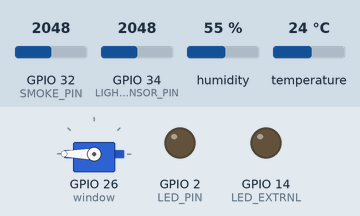
This sketch was run on a simulated ESP32. On the bench: servo, output pins drawn as LEDs (lit = HIGH). The inputs (shaded band) are chosen by the test bench; at power-on: temperature 24 °C, GPIO 34 (LIGHT_SENSOR_PIN) = 2048, GPIO 32 (SMOKE_PIN) = 2048, humidity 55 %. WiFi joins after 1.5 s; servers stay silent unless stated; network time is answered at once with the bench clock; the local clock reads 2024-03-15 10:24:30 at power-on unless the sketch sets it; storage starts empty; what the sketch prints to the serial monitor is not drawn.

Above: at 2.7 s.
2.8 s: temperature set to 26 °C
At 13.5 s:
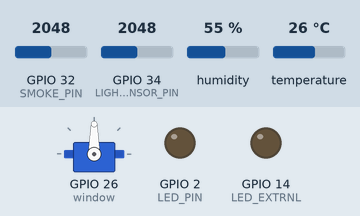
14.1 s: GPIO 34 (LIGHT_SENSOR_PIN) set to 2563
18.9 s: GPIO 34 (LIGHT_SENSOR_PIN) set to 2637
At 23.6 s:
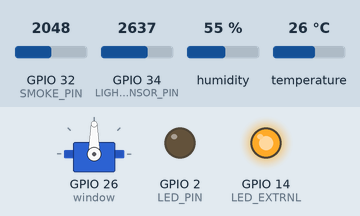
24.2 s: temperature set to 12 °C
At 33.8 s:
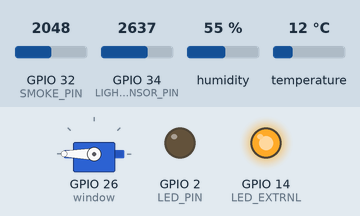
34.3 s: temperature set to 28 °C
At 43.8 s:
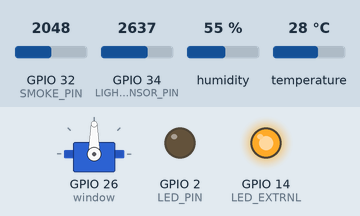
44.3 s: temperature set to 19 °C
At 53.9 s:
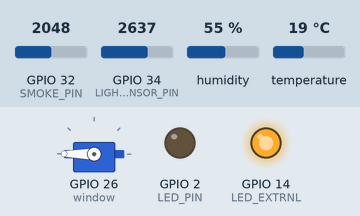
Timing chart, 0 to 55.4 s (numbered marks = the images above; inputs shaded):
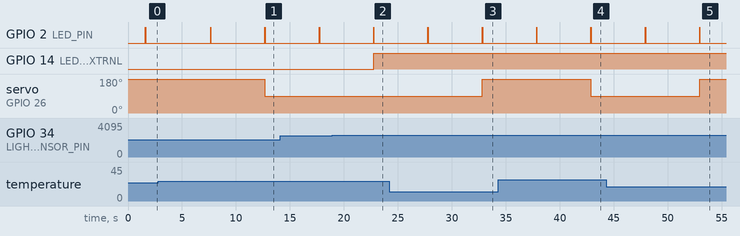

Measured:
- the behaviour switches between 24 and 25 °C on temperature (found by bisection; images 0 and 1)
- the behaviour switches between 2599 and 2600 on GPIO 34 (LIGHT_SENSOR_PIN) (found by bisection; images 1 and 2)
- after the input at 2.8 s, servo on GPIO 26 (window): 180° → 90° after 9.9 s
- after the input at 18.9 s, GPIO 14 (LED_EXTRNL): LOW → HIGH after 3.8 s
- after the input at 24.2 s, servo on GPIO 26 (window): 90° → 180° after 8.6 s
- after the input at 34.3 s, servo on GPIO 26 (window): 180° → 90° after 8.6 s
- after the input at 44.3 s, servo on GPIO 26 (window): 90° → 180° after 8.6 s
- by itself, GPIO 2 (LED_PIN): alternates HIGH for 0.03 s and LOW for 5.0 s

The sketch:

project.ino
```cpp
////includes
#include <WiFi.h>
#include <ESP_Mail_Client.h>
#include <NTPClient.h>
#include "ESPAsyncWebServer.h"
#include "DHT.h"
#include "FS.h"
#include "SD.h"
#include <SPI.h>
#include <Adafruit_Sensor.h>
#include <ESP32Servo.h>
////defines
#define DHTTYPE DHT11 // DHT 11
#define SD_CS 5
#define LED_PIN 2
#define LED_EXTRNL 14
#define LIGHT_SENSOR_PIN 34
#define SMOKE_PIN 32
#define warning_PIN 25
uint8_t DHTPin = 4;


#define SMTP_HOST "smtp.gmail.com"
#define SMTP_PORT 465
#define AUTHOR_EMAIL "******@gmail.com"
#define AUTHOR_PASSWORD "**** **** **** ****"
#define RECIPIENT_EMAIL "******@gmail.com"

float Temperature;
float Humidity;
String formattedDate;
String dayStamp;
String timeStamp;
bool warning = true;
bool threshould = true;
// Replace with your network credentials
const char* ssid = "ssid";
const char* password = "passowrd";
//////////////
// Functions declearation
void sd_reading_setup();
void Read_TempHum();
void logSDCard();
void getTimeStamp();
void writeFile(fs::FS &fs, const char * path, const char * message);
void appendFile(fs::FS &fs, const char * path, const char * message);
String processor(const String& var);
String readDHTTemperature();
String readDHTHumidity();
void web_server_setup();
void warning_mail();
void smtpCallback(SMTP_Status status);
//////////////////
AsyncWebServer server(80);
String dataMessage;
// Define NTP Client to get time
WiFiUDP ntpUDP;
NTPClient timeClient(ntpUDP);

Servo window;
SMTPSession smtp;
DHT dht(DHTPin, DHTTYPE);


// WebPage (HTML , CSS & JS)
const char index_html[] PROGMEM = R"rawliteral(
<!DOCTYPE HTML><html>
<head>
  <meta name="viewport" content="width=device-width, initial-scale=1">
  <link rel="stylesheet" href="https://use.fontawesome.com/releases/v5.7.2/css/all.css" integrity="sha384-fnmOCqbTlWIlj8LyTjo7mOUStjsKC4pOpQbqyi7RrhN7udi9RwhKkMHpvLbHG9Sr" crossorigin="anonymous">
  <style>
    html {
      font-family: Arial;
      display: inline-block;
      margin: 0px auto;
      text-align: center;
    }
    h2 { font-size: 3.0rem; }
    p { font-size: 3.0rem; }
    .units { font-size: 1.2rem; }
    .dht-labels{
      font-size: 1.5rem;
      vertical-align: middle;
      padding-bottom: 15px;
    }
    .alert {
      color: white;
      background-color: red;
      padding: 10px;
      font-size: 1.5rem;
      display: none;
      margin-top: 20px;
    }
  </style>
</head>
<body>
  <h2 style="color: rgb(55, 129, 189);"><span style="color: rgb(194, 70, 138);">Flona</span> 1.0.3 Server</h2>
  <p>
    <i class="fas fa-thermometer-half" style="color:#059e8a;"></i>
    <span class="dht-labels">Temperature: </span>
    <span id="temperature">%TEMPERATURE%</span>
    <sup class="units">&deg;C</sup>
  </p>
  <p>
    <i class="fas fa-tint" style="color:#00add6;"></i>
    <span class="dht-labels">Humidity: </span>
    <span id="humidity">%HUMIDITY%</span>
    <sup class="units">&percnt;</sup>
  </p>
  <div class="alert" id="alert">
    WARNING: Critical Alert Detected (Fiire)!
  </div>
  <div class="alert" id="hot-alert">
    WARNING: The weather is too hot!
  </div>
</body>
<script>
setInterval(function () {
  var xhttp = new XMLHttpRequest();
  xhttp.onreadystatechange = function() {
    if (this.readyState == 4 && this.status == 200) {
      document.getElementById("temperature").innerHTML = this.responseText;
    }
  };
  xhttp.open("GET", "/temperature", true);
  xhttp.send();
}, 10000);

setInterval(function () {
  var xhttp = new XMLHttpRequest();
  xhttp.onreadystatechange = function() {
    if (this.readyState == 4 && this.status == 200) {
      document.getElementById("humidity").innerHTML = this.responseText;
    }
  };
  xhttp.open("GET", "/humidity", true);
  xhttp.send();
}, 10000);

setInterval(function () {
  var xhttp = new XMLHttpRequest();
  xhttp.onreadystatechange = function() {
    if (this.readyState == 4 && this.status == 200) {
      let warningState = this.responseText;
      if (warningState === "false") {
        document.getElementById("alert").style.display = "block";
      } else {
        document.getElementById("alert").style.display = "none";
      }
    }
  };
  xhttp.open("GET", "/warning", true);
  xhttp.send();
}, 2000);

setInterval(function () {
  var xhttp = new XMLHttpRequest();
  xhttp.onreadystatechange = function() {
    if (this.readyState == 4 && this.status == 200) {
      let threshouldState = this.responseText;
      if (threshouldState === "false") {
        document.getElementById("hot-alert").style.display = "block";
      } else {
        document.getElementById("hot-alert").style.display = "none";
      }
    }
  };
  xhttp.open("GET", "/threshould", true);
  xhttp.send();
}, 2000);
</script>
</html>)rawliteral";


void setup() {
///////////////////////
// Serial & pinModes
  Serial.begin(115200);
  pinMode(LED_PIN, OUTPUT);
  pinMode(DHTPin, INPUT);
  pinMode(LIGHT_SENSOR_PIN,INPUT);
  pinMode(SMOKE_PIN,INPUT);
  // pinMode(warning_PIN,INPUT);
  pinMode(LED_EXTRNL,OUTPUT);
/////////////////////////////////
  dht.begin();
  sd_reading_setup();
  web_server_setup();
  // Servo
  window.attach(26);
  window.write(180);

}
void loop() {

  digitalWrite(LED_PIN, HIGH);

  Read_TempHum();
  getTimeStamp();
  logSDCard();
  digitalWrite(LED_PIN, LOW);


  delay(5000); //Wait for 5 seconds before writing the next data

// Light Sensor
  int adc_value = analogRead(LIGHT_SENSOR_PIN);
  if (adc_value < 2600)
  {
    digitalWrite(LED_EXTRNL, LOW);
  }
  else{
    digitalWrite(LED_EXTRNL, HIGH);
  }
  Serial.println(adc_value);

// Smoke Sensor
  int smoke_value = analogRead(SMOKE_PIN);

  Serial.println(smoke_value);

  if (smoke_value > 700 && warning )
  {
    warning = false;
    // digitalWrite(warning_PIN, HIGH);
    warning_mail();
    Serial.println("llllllllllllllllllllllllllllllll");
  }


  if (Temperature > 24) {
    threshould = false;
      window.write(90);
    Serial.println("22222222222");
  } else {
      window.write(180);
    threshould = true;
  }


}
// Function to get temperature
void Read_TempHum(){
  Temperature = dht.readTemperature();
  Humidity = dht.readHumidity();
  Serial.print("Temperature = ");
  Serial.println(Temperature);

}
// Function to setup web server
void web_server_setup() {
  Serial.println(WiFi.localIP());

  // Route for root / web page
  server.on("/", HTTP_GET, [](AsyncWebServerRequest *request){
    request->send_P(200, "text/html", index_html, processor);
  });

  server.on("/temperature", HTTP_GET, [](AsyncWebServerRequest *request){
    request->send_P(200, "text/plain", readDHTTemperature().c_str());
  });

  server.on("/humidity", HTTP_GET, [](AsyncWebServerRequest *request){
    request->send_P(200, "text/plain", readDHTHumidity().c_str());
  });

  server.on("/warning", HTTP_GET, [](AsyncWebServerRequest *request){
    request->send_P(200, "text/plain", warning ? "true" : "false");
  });

  server.on("/threshould", HTTP_GET, [](AsyncWebServerRequest *request){
  request->send_P(200, "text/plain", threshould ? "true" : "false");
  });

  // Start server
  server.begin();
}


void smtpCallback(SMTP_Status status) {

  if (status.success()) {
    smtp.sendingResult.clear();
  }
}

// Function to setup sd card
void sd_reading_setup()
{


  WiFi.begin(ssid, password);
  while (WiFi.status() != WL_CONNECTED) {
    delay(500);
    Serial.print(".");
  }

  // Initialize a NTPClient to get time
  timeClient.begin();
  timeClient.setTimeOffset(7200);
  // Initialize SD card
  SD.begin(SD_CS);
  if(!SD.begin(SD_CS)) {
    return;
  }
  uint8_t cardType = SD.cardType();
  if(cardType == CARD_NONE) {
    return;
  }
  if (!SD.begin(SD_CS)) {
    return;    // init failed
  }
  File file = SD.open("/data.txt");
  if(!file) {
    writeFile(SD, "/data.txt", "Date, Time, Temperature, Humidity \r\n");
  }
  else {
     Serial.println("the file is already created");
  }
  file.close();
}

// Function to get date and time from NTPClient
void getTimeStamp() {

  while(!timeClient.update()) {
    timeClient.forceUpdate();
  }
  formattedDate = timeClient.getFormattedDate();
  int splitT = formattedDate.indexOf("T");
  dayStamp = formattedDate.substring(0, splitT);
  // Extract time
  timeStamp = formattedDate.substring(splitT+1, formattedDate.length()-1);
}
// Write the sensor readings on the SD card
void logSDCard() {
  dataMessage =  String(dayStamp) + "," + String(timeStamp) + "," +
                String(Temperature) + "," + String(Humidity)+ "\r\n";
  appendFile(SD, "/data.txt", dataMessage.c_str());
}

void writeFile(fs::FS &fs, const char * path, const char * message) {
  File file = fs.open(path, FILE_WRITE);
  if(!file) {
    return;
  }
  if(file.print(message)) {
  } else {
  }
  file.close();
}
// Replaces placeholder with DHT values
String processor(const String& var){
  //Serial.println(var);
  if(var == "TEMPERATURE"){
    return readDHTTemperature();
  }
  else if(var == "HUMIDITY"){
    return readDHTHumidity();
  }
  return String();
}

void appendFile(fs::FS &fs, const char * path, const char * message) {
  File file = fs.open(path, FILE_APPEND);
  if(!file) {
    return;
  }
  if(file.print(message)) {
  } else {
  }
  file.close();
}

String readDHTTemperature() {

  float t = dht.readTemperature();

  if (isnan(t)) {
    return "--";
  }
  else {
    return String(t);
  }
}

String readDHTHumidity() {
  // Sensor readings may also be up to 2 seconds 'old' (its a very slow sensor)
  float h = dht.readHumidity();
  if (isnan(h)) {
    return "--";
  }
  else {
    return String(h);
  }
}
// Function to send Mail
void warning_mail(){
  ////////////////////////////////////////
  WiFi.begin(ssid, password);
  while (WiFi.status() != WL_CONNECTED) {
  Serial.print(".");
  delay(300);
  }
  smtp.debug(1);
  smtp.callback(smtpCallback);
  Session_Config config;
  config.server.host_name = SMTP_HOST;
  config.server.port = SMTP_PORT;
  config.login.email = AUTHOR_EMAIL;
  config.login.password = AUTHOR_PASSWORD;
  config.time.ntp_server = F("pool.ntp.org,time.nist.gov");
  config.time.gmt_offset = 3;
  config.time.day_light_offset = 7200;
  SMTP_Message message;
  message.sender.name = F("Flona");
  message.sender.email = AUTHOR_EMAIL;
  message.subject = F("Flona Alert Email");
  message.addRecipient(F("Recipient"), RECIPIENT_EMAIL);
  message.text.content = "FIIRE in HOME!!! - Sent from Flona 1.0.3";
  message.text.charSet = "us-ascii";
  message.text.transfer_encoding = Content_Transfer_Encoding::enc_7bit;
  if (!smtp.connect(&config)) {

  return;
  }
  if (!MailClient.sendMail(&smtp, &message))
  {
    Serial.println(" Send mail faild");
  }


}
```
